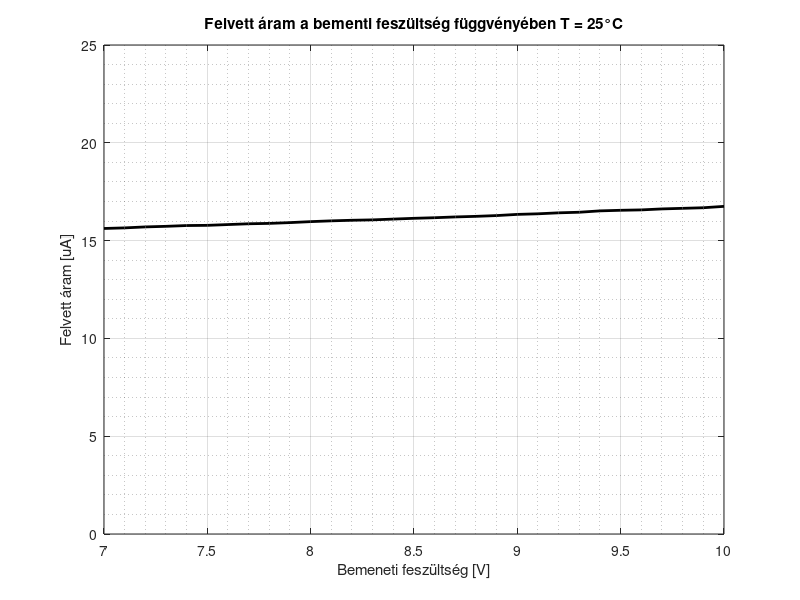
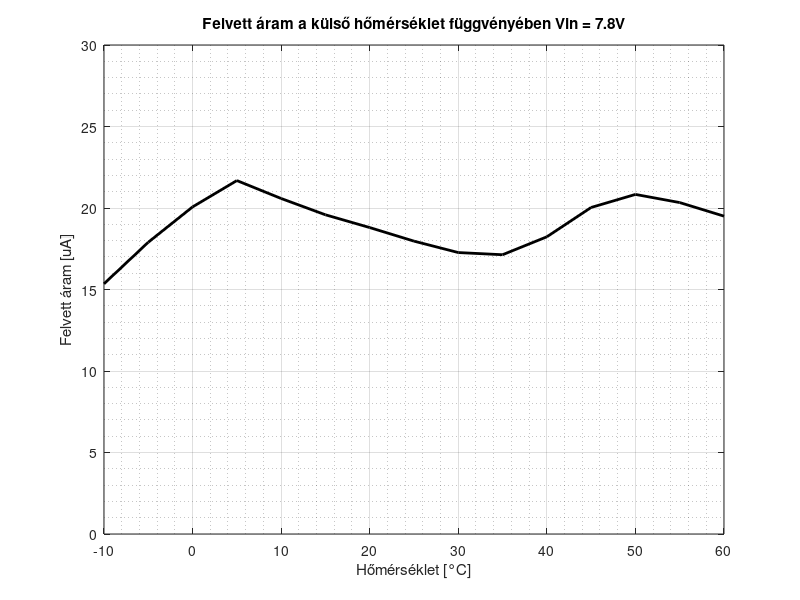

The MATLAB source for these figures, in order:
%current consumption vs input voltage @ 25°C
u = 7:0.1:10;
i = [15.62 15.65 15.7 15.73 15.77 15.78 15.82 15.86 15.88 15.92 15.97 16.01 16.04 16.06 16.10 16.14 16.17 16.21 16.24 16.28 16.34 16.37 16.42 16.45 16.52 16.55 16.57 16.62 16.65 16.68 16.75];

plot(u,i,'-k','LineWidth',2);
ylim([0 25]);
yticks([0 5 10 15 20 25]);
grid on;
grid minor;
xlabel("Bemeneti feszültség [V]");
ylabel("Felvett áram [uA]");
title("Felvett áram a bementi feszültség függvényében T = 25°C");

figure();

T = -10:5:60;
i = [15.2 15.5 23 21.7 20.35 19.7 18.7 18 17.2 16.6 17.6 20.5 22 20 19];


plot(T,movmean(i,3),'-k','LineWidth',2);
grid on;
grid minor;
xlabel("Hőmérséklet [°C]");
ylabel("Felvett áram [uA]");
title("Felvett áram a külső hőmérséklet függvényében Vin = 7.8V");
ylim([0 30]);
yticks([0 5 10 15 20 25 30]);